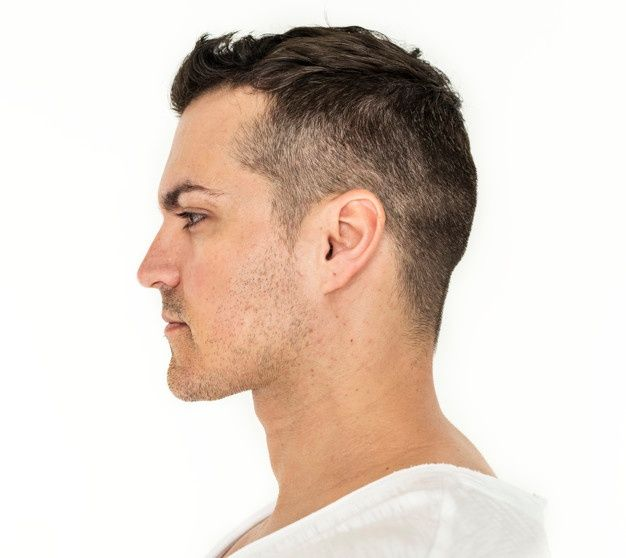
#> input picture Images/Face.jpg, 626 x 558 px
$ python full_blending.py
#> lines starting #> are read from the running program, lines starting #| are printed output that depends on the picture
import cv2
import numpy as np
import os # Included for file path check instructions

# --- CORE PYRAMID FUNCTIONS ---

def build_pyramid(image, levels=5):
    """Builds the Gaussian and Laplacian Pyramids for an image."""
    # Use float32 for all pyramid calculations to avoid data loss/clipping
    G = image.copy().astype(np.float32)
    gp = [G]
    lp = []

    for i in range(levels):
        # 1. Gaussian Down (smoothing + downsampling)
        G = cv2.pyrDown(G)
        gp.append(G)

        # 2. Gaussian Up (upsampling for difference calculation)
        # Ensure the upsampled image size exactly matches the previous level's size
        G_up = cv2.pyrUp(G, dstsize=(gp[i].shape[1], gp[i].shape[0]))

        # 3. Laplacian (Difference: Current Gaussian - Upsampled Next Gaussian)
        L = cv2.subtract(gp[i], G_up)
        lp.append(L)

    return gp, lp

def build_gaussian_mask_pyramid(mask, levels=5):
    """Builds the Gaussian Pyramid for the mask (used as blending weights)."""
    # The mask must be float32 for interpolation and multiplication
    G = mask.copy().astype(np.float32)
    gpM = [G]

    for i in range(levels):
        # cv2.pyrDown handles the necessary blurring and downsampling
        G = cv2.pyrDown(G)
        gpM.append(G)

    return gpM

def create_mask(image_height, image_width, block_width=32):
    """Creates a binary mask (H x W) for a corner split (Top-Left White)."""
    mask = np.zeros((image_height, image_width), dtype=np.uint8)

    # [11 lines of commented-out code are left out]
    mask[:,:] = 255

    return mask

def blend_pyramids(lpA, lpB, gpA, gpB, gpM):
    """
    Blends two Laplacian Pyramids using a Gaussian Mask Pyramid as weights.

    Args:
        lpA, lpB: Laplacian pyramids for Image A and Image B details.
        gpA, gpB: Gaussian pyramids for the coarsest (top) level blend.
        gpM: Gaussian pyramid for the mask weights.
    """
    LS = []

    # 1. Blend the Laplacian levels (detail layers)
    # gpM[:-1] uses all Gaussian mask levels except the coarsest one
    for la, lb, gm in zip(lpA, lpB, gpM[:-1]):
        # Normalize mask to 0-1 range and ensure 3 channels for element-wise multiplication
        gm_normalized = gm / 255.0
        gm_3channel = cv2.merge([gm_normalized, gm_normalized, gm_normalized])

        # Blending formula: L_S = G_M * L_A + (1 - G_M) * L_B
        ls = np.add(np.multiply(la, gm_3channel), np.multiply(lb, 1.0 - gm_3channel))
        LS.append(ls)

    # 2. Blend the Coarsest (Top) Gaussian level (the low-frequency base)
    top_A = gpA[-1]
    top_B = gpB[-1]
    top_M = gpM[-1] # Use the smallest Gaussian mask level

    # Normalize top mask and ensure 3 channels
    top_M_normalized = top_M / 255.0
    top_M_3channel = cv2.merge([top_M_normalized, top_M_normalized, top_M_normalized])

    # Blend the top level Gaussians
    top_S = np.add(np.multiply(top_A, top_M_3channel), np.multiply(top_B, 1.0 - top_M_3channel))
    LS.append(top_S)

    return LS

def reconstruct(blended_pyramid):
    """Reconstructs the final image from the Blended Laplacian Pyramid."""
    # Start with the coarsest (top) level
    current = blended_pyramid[-1]

    # Iterate backwards through the remaining detail levels
    for i in range(len(blended_pyramid) - 2, -1, -1):
        # PyrUp the current image (coarse)
        current_up = cv2.pyrUp(current, dstsize=(blended_pyramid[i].shape[1], blended_pyramid[i].shape[0]))
        # Add the detail from the next Laplacian level
        current = cv2.add(current_up, blended_pyramid[i])

    # Convert back to 8-bit image and clip values (0-255)
    return np.clip(current, 0, 255).astype(np.uint8)


# --- FULL BLENDING EXECUTION PIPELINE ---
if __name__ == '__main__':

    # === STEP 1: LOAD AND RESIZE IMAGES ===

    # --------------------------------------------------------------------------------------------------
    # NOTE FOR USER:
    #
    # REPLACE THE FOLLOWING PLACEHOLDER CODE with your actual image loading.
    # The mask file 'mask.png' is not required as it will be generated dynamically.
    #
    # Example:
    imgB = cv2.imread(r'../Images/Face.jpg')
#> imgB is the input picture: shape (558, 626, 3); mean B, G, R 198, 208.7, 223.1
    imgA = cv2.imread(r'../Images/city.jpg')
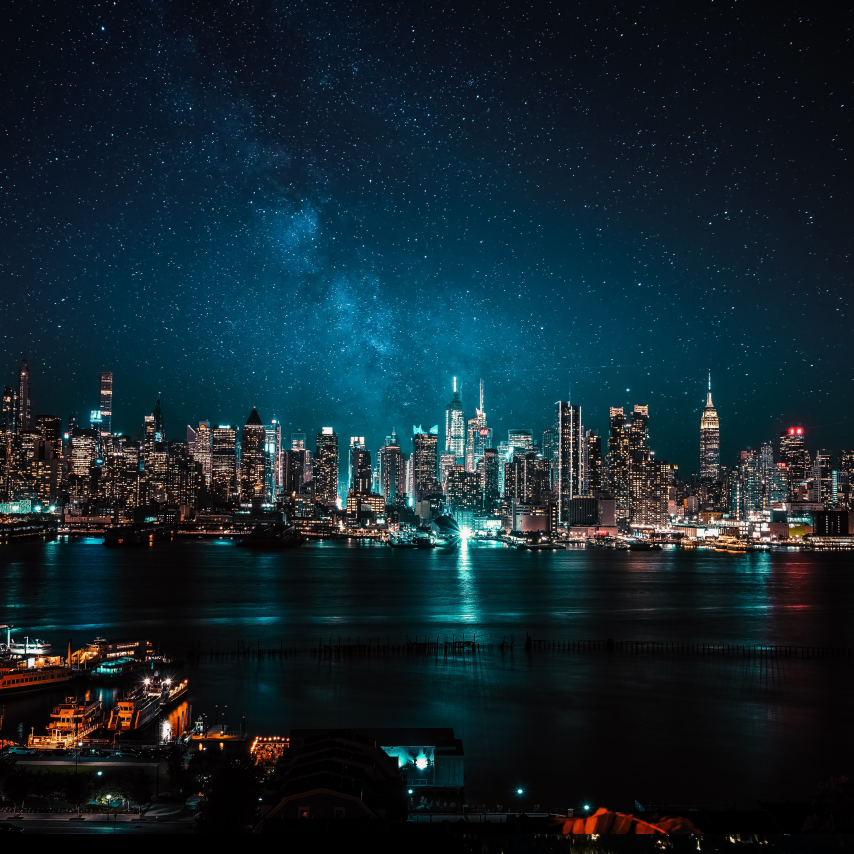
#> input picture Images/city.jpg, 2560 x 2560 px (shown at 1/3 size)
#> imgA is the input picture: shape (2560, 2560, 3); mean B, G, R 45.9, 37.2, 18.3
    # [13 lines of commented-out code are left out]
    H_target, W_target, _ = imgB.shape
#> H_target = 558; W_target = 626

    # Resize Image A to match Image B's dimensions (critical step for different-sized inputs)
    imgA_resized = cv2.resize(imgA, (W_target, H_target), interpolation=cv2.INTER_LINEAR)
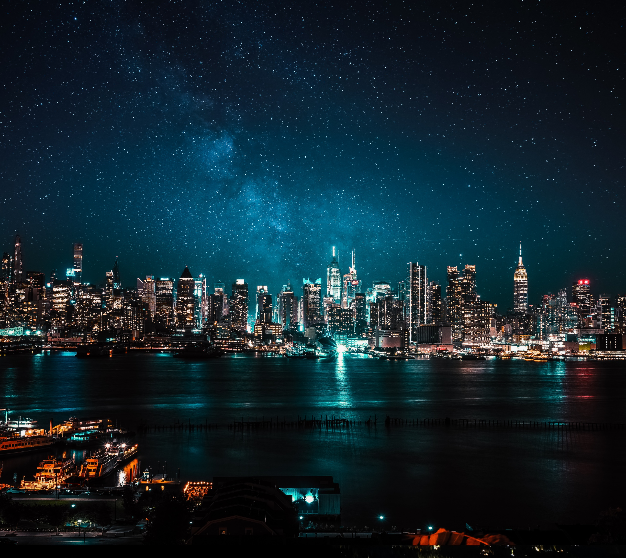
#> imgA_resized: shape (558, 626, 3); mean B, G, R 45.8, 37.1, 18.2

    print(f"Original A size: {imgA.shape}, Original B size: {imgB.shape}")
#| Original A size: (2560, 2560, 3), Original B size: (558, 626, 3)
    print(f"Resized A and B target size: {W_target}x{H_target}")
#| Resized A and B target size: 626x558

    # === STEP 2: CREATE MASK AND PYRAMIDS ===
    N_LEVELS = 5

    # Create the binary mask using the target dimensions
    binary_mask = create_mask(H_target, W_target)
    # binary_mask = cv2.imread(r"../Images/mask.jpg", 0)
    # binary_mask = cv2.resize(binary_mask, (W_target, H_target), interpolation=cv2.INTER_LINEAR)

    # Build the required pyramids
    gpA, lpA = build_pyramid(imgA_resized, N_LEVELS)
#> the loop in build_pyramid, `for i in range(levels):` made 5 passes
#> pass 1, in build_pyramid, `G_up = cv2.pyrUp(G, dstsize=(gp[i].shape[1], gp[i].shape[0]))`:
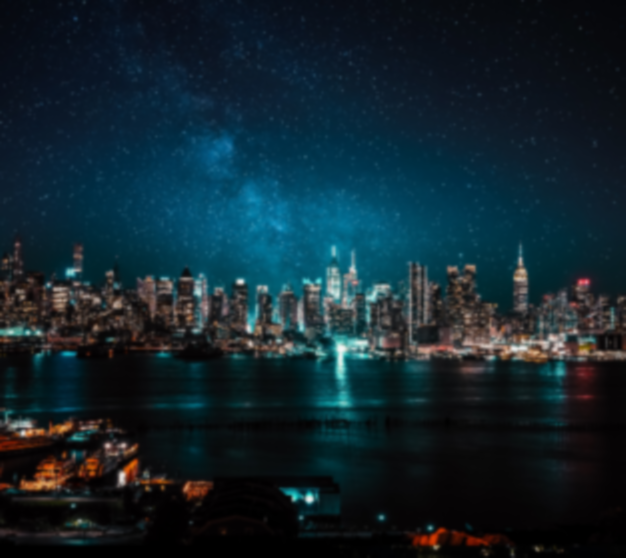
#> G_up: shape (558, 626, 3) float32; mean B, G, R 45.8, 37.1, 18.2
#> pass 1, in build_pyramid, `L = cv2.subtract(gp[i], G_up)`:
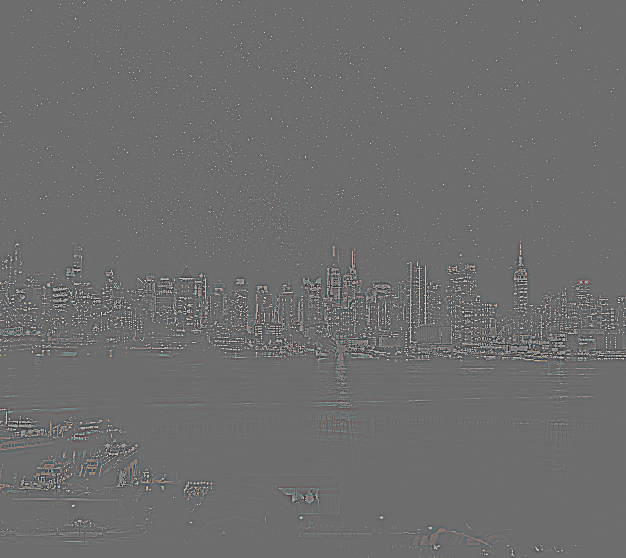
#> L: shape (558, 626, 3) float32; mean B, G, R 0, 0, 0; drawn with min black and max white
#> after the loop in build_pyramid, `for i in range(levels):`: gp = 6 items; lp = 5 items
#> gpA = 6 items; lpA = 5 items
    gpB, lpB = build_pyramid(imgB, N_LEVELS)
#> the loop in build_pyramid (call 2), `for i in range(levels):` made 5 passes
#> pass 1, in build_pyramid (call 2), `L = cv2.subtract(gp[i], G_up)`:
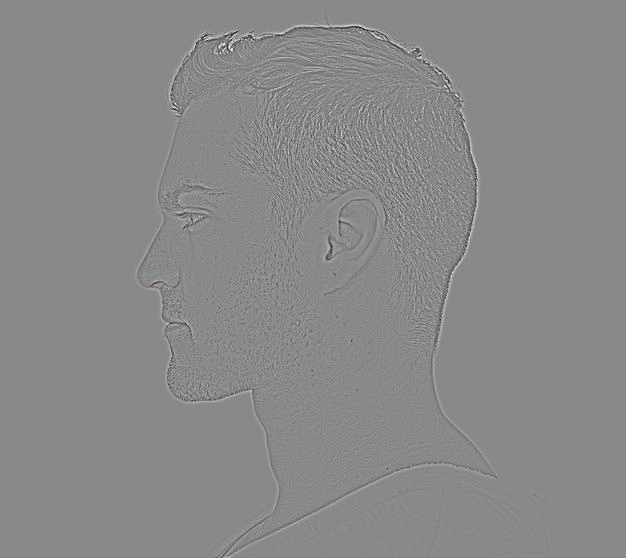
#> L: shape (558, 626, 3) float32; mean B, G, R 0, 0, 0; drawn with min black and max white
#> gpB = 6 items; lpB = 5 items
    gpM = build_gaussian_mask_pyramid(binary_mask, N_LEVELS)
#> binary_mask: shape (558, 626); every value is 255

    # === STEP 3: BLEND AND RECONSTRUCT ===

    # Blend the pyramids using the full function signature
    blended_laplacian = blend_pyramids(lpA, lpB, gpA, gpB, gpM)
#> the loop in blend_pyramids, `for la, lb, gm in zip(lpA, lpB, gpM[:-1]):` made 5 passes
#> blended_laplacian = 6 items

    # Reconstruct the final image from the blended pyramid
    seamless_blend = reconstruct(blended_laplacian)
#> the loop in reconstruct, `for i in range(len(blended_pyramid) - 2, -1, -1):` made 5 passes
#> i on passes 1, 2, 4, 5: 4, 3, 1, 0
#> pass 2, in reconstruct, `current = cv2.add(current_up, blended_pyramid[i])`:
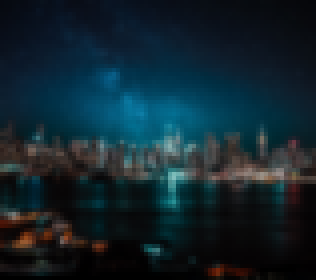
#> current: shape (70, 79, 3) float32 (shown 4 times larger); mean of channels 0, 1, 2 45.6, 36.9, 18.2; drawn as B, G, R

    # === STEP 4: DISPLAY RESULTS ===

    # Create a simple non-blended composite for comparison (sharp seam)
    # The mask must be extended to 3 channels to use with np.where
    mask_3d = np.stack([binary_mask]*3, axis=2)
    simple_composite = np.where(mask_3d == 255, imgA_resized, imgB)

    # Concatenate the inputs, sharp composite, and seamless blend for comparison
    comparison_stack = np.vstack([
        np.hstack([imgA_resized, simple_composite]),
        np.hstack([imgB, seamless_blend])
    ])
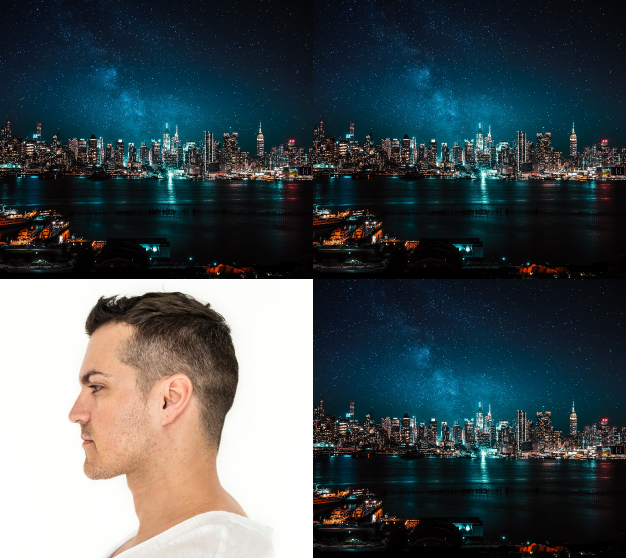
#> comparison_stack: shape (1116, 1252, 3) (shown at 1/2 size); mean B, G, R 83.8, 80, 69.4

    print("Blending complete. Showing comparison window.")
    cv2.imshow('Multi-Resolution Blending Result', comparison_stack)
    cv2.waitKey(0)
    cv2.destroyAllWindows()
